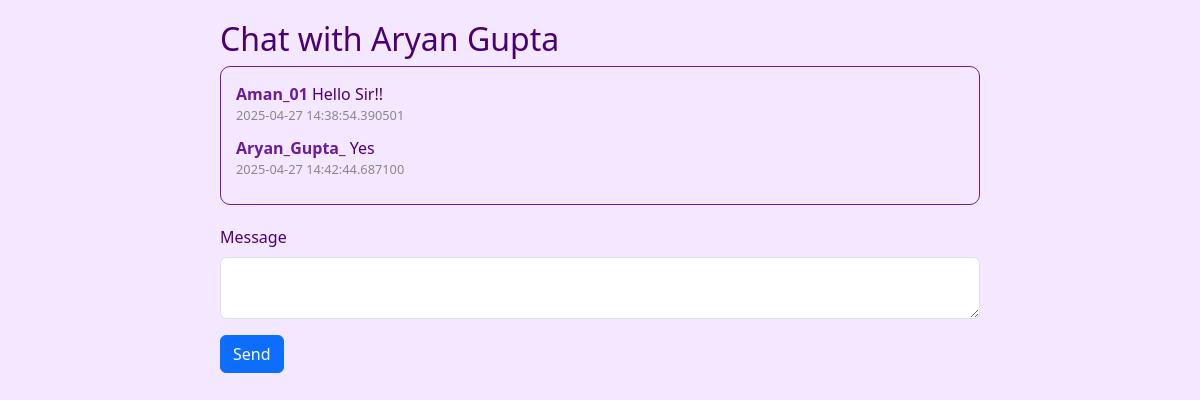
The page /chat_with_mentor/1 (signed in) on the database its author committed.
### models/user.py (models this page shows, shortened)
class Mentor(db.Model, UserMixin):
    id = db.Column(db.Integer, primary_key=True)
    username = db.Column(db.String(100), nullable=False)
    fullname = db.Column(db.String(100), nullable=False)
    expertise = db.Column(db.String(200))
    availability = db.Column(db.String(80), default=True)
    email = db.Column(db.String(120), nullable=False)
    password = db.Column(db.String(80),nullable=False)
    language_pref = db.Column(db.String(80),nullable=False)
    role = db.Column(db.String(80), default='mentor')
    courses = db.relationship('Course', secondary=mentor_course_association, back_populates='mentors')
    messages_received = db.relationship('Messages', backref='receiver', lazy='dynamic', foreign_keys='Messages.receiver_id')
    messages_sent = db.relationship('MentorMessages', backref='sender', lazy='dynamic', foreign_keys='MentorMessages.sender_id')
    quizzes_created_as_mentor = db.relationship('Quiz', foreign_keys='Quiz.created_by_mentor_id', lazy='dynamic')
    notes_uploaded = db.relationship('Note', backref='mentor_uploader', lazy='dynamic')
    students = db.relationship('User', secondary=user_mentor_association, back_populates='mentors')

class Messages(db.Model):
    id = db.Column(db.Integer, primary_key=True)
    sender_id = db.Column(db.Integer, db.ForeignKey('user.id'), nullable=False)
    receiver_id = db.Column(db.Integer, db.ForeignKey('mentor.id'), nullable=False)
    content = db.Column(db.Text, nullable=False)
    timestamp = db.Column(db.DateTime, default=datetime.utcnow)

class User(db.Model, UserMixin):
    id = db.Column(db.Integer, primary_key=True, autoincrement=True)
    username = db.Column(db.String(150), unique=True, nullable=False)
    fullname = db.Column(db.String(150), unique=True, nullable=False)
    email = db.Column(db.String(150), unique=True, nullable=False)
    password = db.Column(db.String(200), nullable=False)
    qualification = db.Column(db.String(200), nullable = False)
    language_pref = db.Column(db.String(200), nullable = False)
    interest = db.Column(db.String(200), nullable = False)
    date_of_birth = db.Column(db.String(50), nullable=False)
    role = db.Column(db.String(50), nullable=False, default='student')
    quiz_attempts = db.relationship('QuizAttempt', backref='quiz_user', lazy='dynamic')
    answers = db.relationship('Answer', backref='answer_user', lazy='dynamic')
    quizzes_created = db.relationship('Quiz', backref='creator', lazy='dynamic', foreign_keys='Quiz.created_by_user_id')
    mentors = db.relationship('Mentor', secondary=user_mentor_association, back_populates='students')
    messages_sent = db.relationship('Messages', backref='sender', lazy='dynamic', foreign_keys='Messages.sender_id')
    messages_received = db.relationship('MentorMessages', backref='receiver', lazy='dynamic', foreign_keys='MentorMessages.receiver_id')

class MentorMessages(db.Model):
    id = db.Column(db.Integer, primary_key=True)
    sender_id = db.Column(db.Integer, db.ForeignKey('mentor.id'), nullable=False)
    receiver_id = db.Column(db.Integer, db.ForeignKey('user.id'), nullable=False)
    content = db.Column(db.Text, nullable=False)
    timestamp = db.Column(db.DateTime, default=datetime.utcnow)

### app.py (the view, shortened to what this page needs)
@app.route('/chat_with_mentor/<int:mentor_id>', methods=['GET', 'POST'])
@login_required
def chat_with_mentor(mentor_id):
    if current_user.role != 'student':
        flash("Only students can message mentors.", "danger")
        return redirect(url_for('LandingPage'))
    mentor = Mentor.query.get_or_404(mentor_id)
    form = MessageForm()
    student_messages = Messages.query.filter_by(sender_id=current_user.id, receiver_id=mentor.id).all()
    mentor_messages = MentorMessages.query.filter_by(sender_id=mentor.id, receiver_id=current_user.id).all()
    all_messages = student_messages + mentor_messages
    all_messages.sort(key=lambda x: x.timestamp)
    return render_template('chat_with_mentor.html', form=form, mentor=mentor, messages=all_messages)

### forms/userform.py
class MessageForm(FlaskForm):
    content = TextAreaField('Message', validators=[validators.DataRequired()])
    submit = SubmitField('Send')

### app.py (called while the page is built)
@login_manager.user_loader
def load_user(user_id):
    user_type = session.get('user_type')  # Get user type from session
    if user_type == 'mentor':
        return db.session.get(Mentor, (user_id))
    elif user_type == 'student':
        return db.session.get(User, int(user_id))
    return None

### templates/chat_with_mentor.html (shortened to what this page needs)
<!DOCTYPE html>
<html lang="en">
<head>
    <link href="https://cdn.jsdelivr.net/npm/bootstrap@5.3.5/dist/css/bootstrap.min.css" rel="stylesheet">
</head>
<body>
    <div class="chat-container">
        <h2>Chat with {{ mentor.fullname }}</h2>
        <div class="chat-box" id="message-box">
            {% for message in messages %}
                <div class="message">
                    <span class="sender">
                        {% if message.__class__.__name__ == 'Messages' %}
                            {{ message.sender.username }}
                        {% else %}
                            {{ message.sender.username }}
                        {% endif %}
                    </span>
                    <span>{{ message.content }}</span>
                    <div class="timestamp">{{ message.timestamp }}</div>
                </div>
            {% endfor %}
        </div>
        <form method="POST">
            <div class="mb-3">
                {{ form.content.label(class="form-label") }}
                {{ form.content(class="form-control") }}
            </div>
            {{ form.submit(class="btn btn-primary") }}
        </form>
    </div>
</body>
</html>

### templates/chat_with_mentor.html (style rules this page uses)
body { background-color: #f3e8ff; color: #4a0072; }
.chat-container { max-width: 800px; margin: auto; padding: 20px; }
.chat-box { border: 1px solid #6a1b9a; border-radius: 10px; padding: 15px; max-height: 400px; overflow-y: auto; margin-bottom: 20px; }
.message { margin-bottom: 10px; }
.message .sender { font-weight: bold; color: #6a1b9a; }
.message .timestamp { font-size: 0.8em; color: #888; }

### rows shown on the page
Mentor: fullname "Aryan Gupta"
Messages: sender.username "Aman_01", content "Hello Sir!!", timestamp "2025-04-27 14:38:54.390501"
MentorMessages: sender.username "Aryan_Gupta_", content "Yes", timestamp "2025-04-27 14:42:44.687100"
